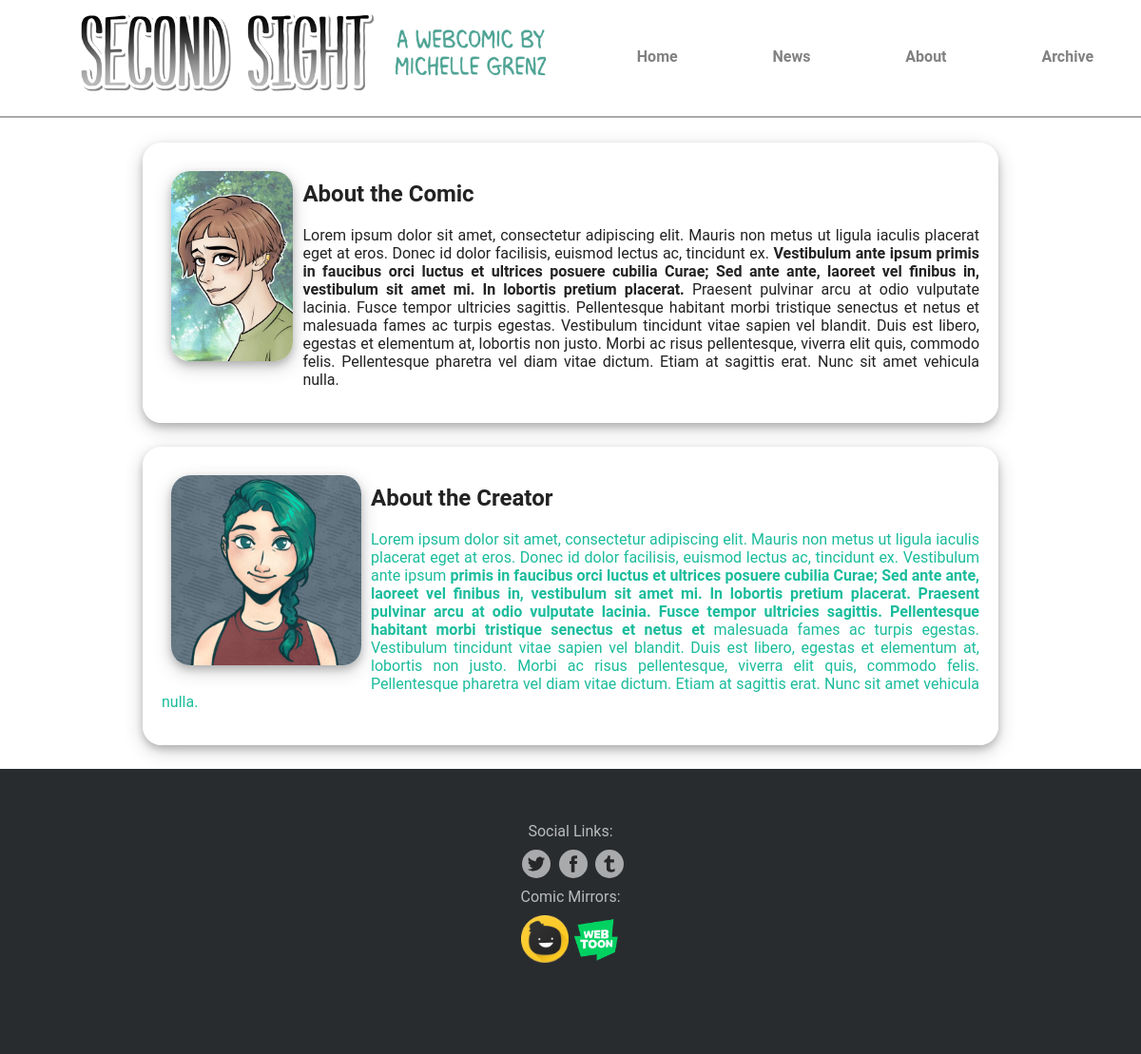
Screenshot of /About/ with the database file from the repository.
### SecondSight/models.py (models this page shows, shortened)
class User(models.Model):
    name = models.CharField(max_length=25, blank=True, default='')
    image = models.ImageField(upload_to='images/', blank=True, default='')
    description = models.TextField(max_length=900, blank=True, default='')
    class Meta:
        ordering = ['id']

### SecondSight/views.py (the view)
# urls.py: path('About/', views.about, name='about'),
def about(request):
    users = []
    all_users = models.User.objects.all().order_by('id')
    for user in all_users:
        users.append(user)
    sticky = []
    all_posts2 = models.Sticky.objects.all().order_by('id')
    for i in all_posts2:
        sticky.append(i)
    first = []
    first_comic = models.Comic.objects.all().order_by('page_number')
    for i in first_comic:
        first.append(i)
    last = []
    last_comic = models.Comic.objects.all().order_by('-page_number')
    for i in last_comic:
        last.append(i)
    return render(request, 'secondsight/about.html', {
                    'users': users,
                    "first": first[0],
                    "last": last[0],
                    'sticky': sticky
                    })

### SecondSight/templates/secondsight/about.html (shortened to what this page needs)
{% extends 'secondsight/layout.html' %}
{% load static %}
{% block content %}
{% for i in users %}
    <div class="main-content-about">
        {% if i.image %}
            <img src="/media/{{ i.image }}"></img>
        {% endif %}
        <h2>{{ i.name }}</h2>
        <p>{{ i.description|safe }}</p>
    </div>
{% endfor %}
{% endblock %}

### SecondSight/templates/secondsight/layout.html (shortened to what this page needs)
{% load static %}
<!DOCTYPE html>
<html lang="en">
<head>
    <link rel="stylesheet" href="{% static 'secondsight/css/global.css' %}">
</head>
<body>
    <div class="main-nav">
        <ul class="nav">
            <a href="{% url 'index' %}">
                <img src="/static/secondsight/2022-SS-HeaderLogo4.png"></img>
            </a>
            <li><a href="{% url 'index' %}">Home</a></li>
            <li><a href="{% url 'news' %}">News</a></li>
            <li><a href="{% url 'about' %}">About</a></li>
            <li><a href="{% url 'archive' %}">Archive</a></li>
        </ul>
    </div>
{% block content %}{% endblock %}
</body>
<footer>
    <ul>
        Social Links:
        <ul>
            <li><a href="https://twitter.com/MichelleGrenz" target=”_blank” class="social twitter" >Twitter</a></li>
            <li><a href="https://www.facebook.com/secondsightcomic" target=”_blank” class="social facebook">Facebook</a></li>
            <li><a href="https://emgee-art.tumblr.com" target=”_blank” class="social tumblr">Tumblr</a></li>
        </ul>
        Comic Mirrors:
        <ul>
            <li><a href="https://tapas.io/series/Second-Sight" target=”_blank” ><img src="../static/secondsight/tapas.png"></img></a></li>
            <li><a href="https://www.webtoons.com/en/challenge/second-sight/list?title_no=109825" target=”_blank”><img src="../static/secondsight/webtoons.png"></a></li>
        </ul>
    </ul>
</footer>
</html>

### Static/secondsight/css/global.css (style rules this page uses)
* { box-sizing: border-box; }
html { position: relative; min-height: 100%; }
body { margin: 0; padding: 0; text-align: center; font-family: 'Roboto', sans-serif; color: #222; background: url(../BG10W.png) no-repeat top center ; background-attachment: fixed; margin-bottom: 325px; }
a { text-decoration: none; opacity: .99; color: grey; }
a.social { display: inline-block; text-indent: -9999px; margin-left: 5px; width: 30px; height: 30px; background-size: 30px 30px; opacity: .6; transition: all .25s; }
a.twitter { background-image: url(../round-icon-white-twitter.svg); }
a.facebook { background-image: url(../round-icon-white-facebook.svg); }
a.tumblr { background-image: url(../round-icon-white-tumblr.svg); }
.main-nav { width: 100%; position: fixed; top: 0px; z-index: 1; }
.nav { display: flex; background-color: white; justify-content: space-around; font-weight: 700; list-style-type: none; padding-bottom: 20px; padding-top: 10px; margin: 0 auto; border-bottom: 2px solid darkgrey; }
.nav li { padding: 40px 10px 10px 10px; }
.nav img { width: 500px; }
.main-content-about { background-color: rgba(255, 255, 255, 0.80); text-align: justify; max-width: 1280px; min-width: 900px; max-height: 800px; min-height: 200px; border-radius: 20px; margin: auto; margin-bottom: 25px; width: 50%; box-shadow: 0 4px 8px 0 rgba(0, 0, 0, 0.2), 0 6px 20px 0 rgba(0, 0, 0, 0.19); padding: 20px; }
.main-content-about img { float: left; margin: 10px; max-width: 200px; max-height: 200px; border-radius: 20px; box-shadow: 0 4px 8px 0 rgba(0, 0, 0, 0.2), 0 6px 20px 0 rgba(0, 0, 0, 0.19); }
footer { padding-top: 30px; background-color: #292c2f; color: #bbb; position: absolute; bottom: 0; width: 100%; height: 300px; }
footer ul { list-style-type: none; padding: 10px; }
footer ul li { display: inline-block; }
footer img { max-height: 50px; max-width: 50px; }
footer a { color: #999; text-decoration:none; }

### rows the page displays
User: image (picture), name "About the Comic", description "Lorem ipsum dolor sit amet, consectetur adipiscing elit. Mauris non metus ut ligula iaculis placerat eget at eros. Donec id dolor facilisis, euismod lectus ac, tincidunt ex. Vestibulum ante ipsum primis in faucibus orci luctus et ultrices posuere cubilia Curae; Sed ante ante, laoreet vel finibus in, vestibulum sit amet mi. In lobortis pretium placerat. Praesent pulvinar arcu at odio vulputate lacinia. Fusce tempor ultricies sagittis. Pellentesque habitant morbi tristique senectus et netus et malesuada fames ac turpis egestas. Vestibulum tincidunt vitae sapien vel blandit. Duis est libero, egestas et elementum at, lobortis non justo. Morbi ac risus pellentesque, viverra elit quis, commodo…"
User: image (picture), name "About the Creator", description "Lorem ipsum dolor sit amet, consectetur adipiscing elit. Mauris non metus ut ligula iaculis placerat eget at eros. Donec id dolor facilisis, euismod lectus ac, tincidunt ex. Vestibulum ante ipsum primis in faucibus orci luctus et ultrices posuere cubilia Curae; Sed ante ante, laoreet vel finibus in, vestibulum sit amet mi. In lobortis pretium placerat. Praesent pulvinar arcu at odio vulputate lacinia. Fusce tempor ultricies sagittis. Pellentesque habitant morbi tristique senectus et netus et malesuada fames ac turpis egestas. Vestibulum tincidunt vitae sapien vel blandit. Duis est libero, egestas et elementum at, lobortis non justo. Morbi ac risus pellentesque, viverra elit quis, commodo…"
